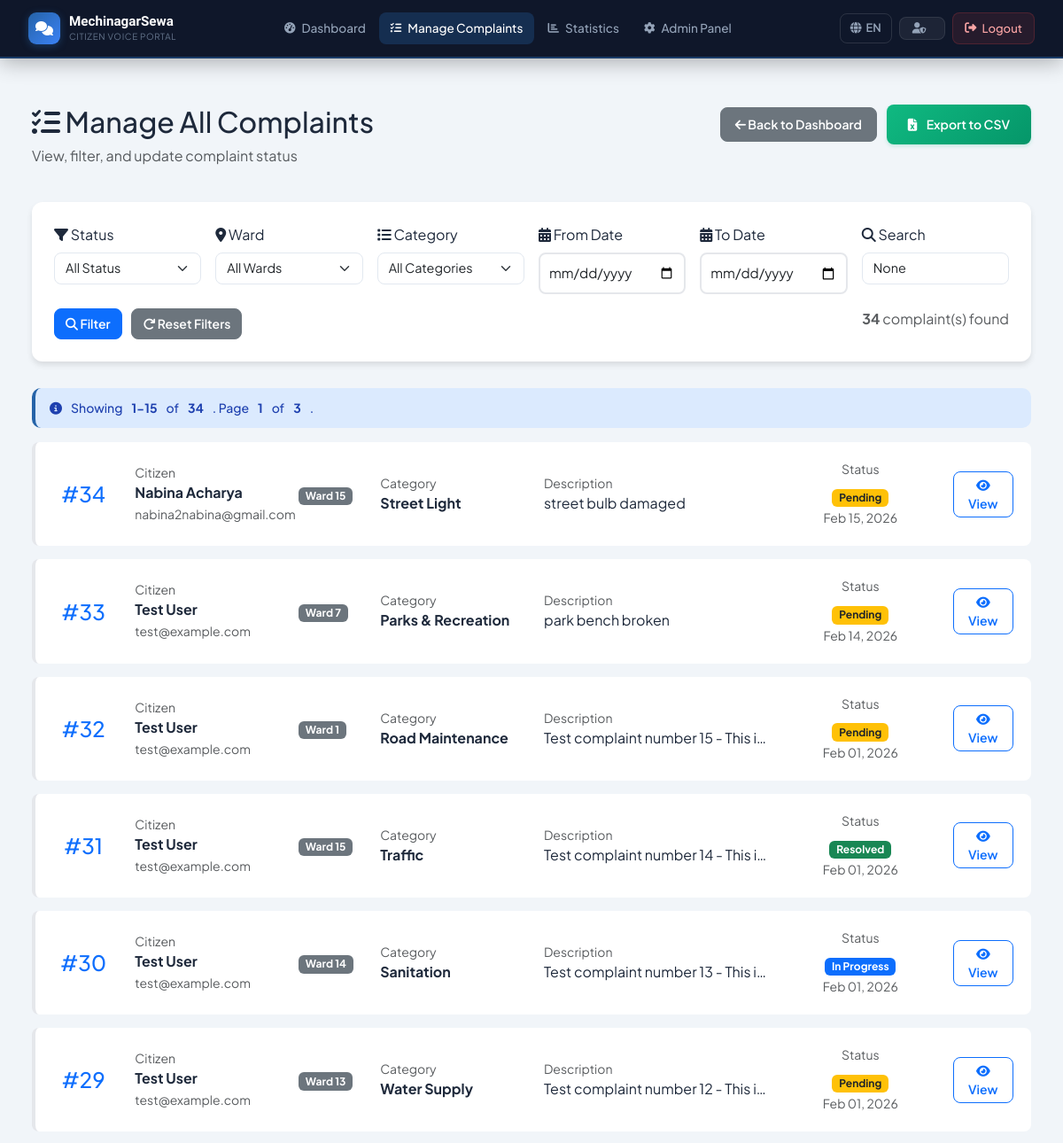
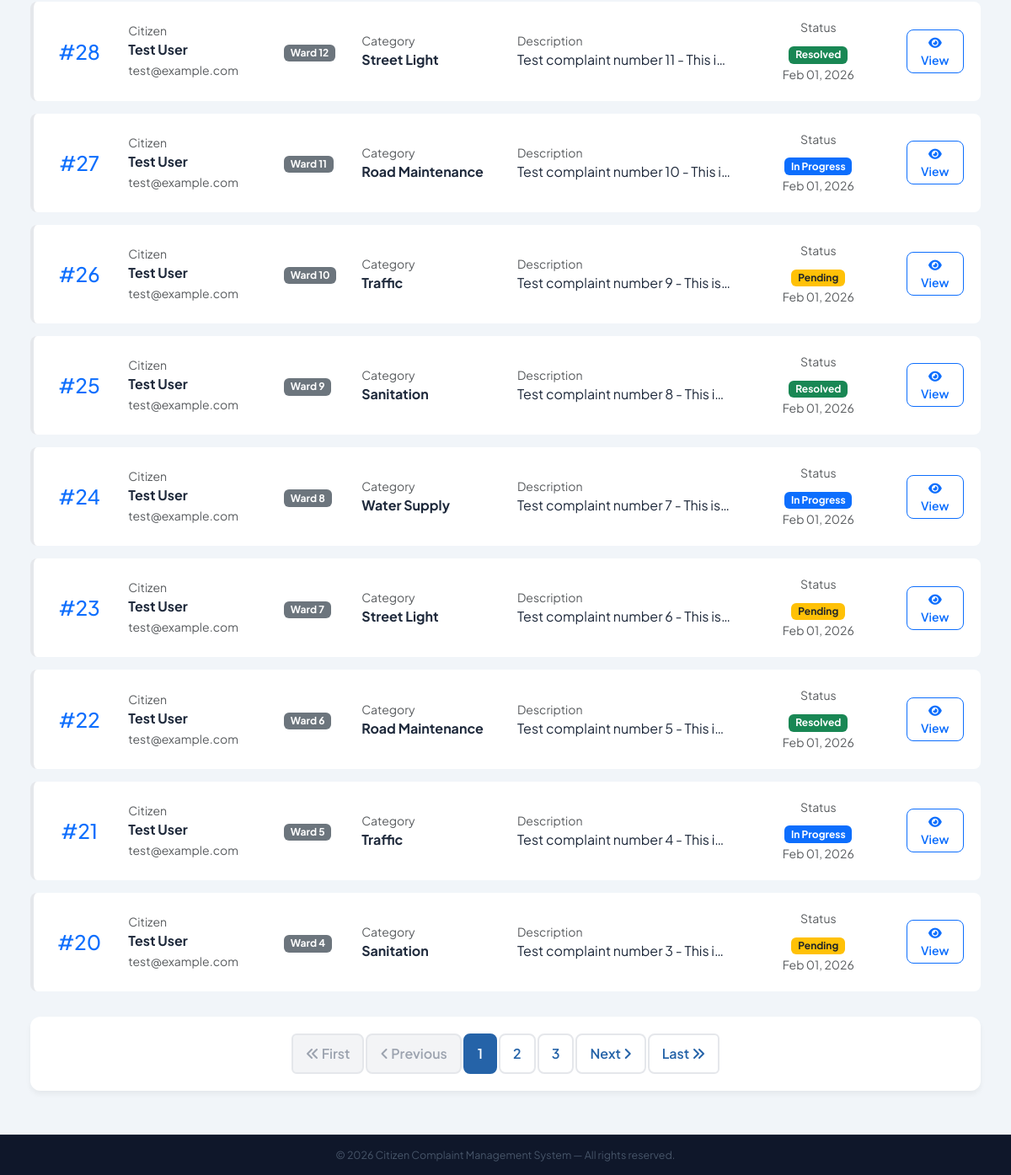
The page /complaints/admin/list/ (signed in) on the database its author committed (2 pictures, top to bottom).
### complaints/models.py (models this page shows, shortened)
class Complaint(models.Model):
    STATUS_CHOICES = [
        ('Pending', 'Pending'),
        ('In Progress', 'In Progress'),
        ('Resolved', 'Resolved'),
    ]
    CATEGORY_CHOICES = [
        ('Road Maintenance', 'Road Maintenance'),
        ('Street Light', 'Street Light'),
        ('Water Supply', 'Water Supply'),
        ('Sanitation', 'Sanitation'),
        ('Traffic', 'Traffic'),
        ('Parks', 'Parks & Recreation'),
        ('Other', 'Other'),
    ]
    PRIORITY_CHOICES = [
        ('Normal', 'Normal'),
        ('Urgent', 'Urgent'),
    ]
    WARD_CHOICES = [(str(i), f'Ward {i}') for i in range(1, 16)]
    user = models.ForeignKey(
        settings.AUTH_USER_MODEL,
        on_delete=models.CASCADE,
        related_name='complaints'
    )
    ward = models.CharField(
        max_length=2,
        choices=WARD_CHOICES,
        help_text="Select your ward number (1-15)"
    )
    category = models.CharField(max_length=100, choices=CATEGORY_CHOICES)
    description = models.TextField()
    image = models.ImageField(upload_to=complaint_image_path, blank=True, null=True)
    status = models.CharField(max_length=20, choices=STATUS_CHOICES, default='Pending')
    priority = models.CharField(
        max_length=10,
        choices=PRIORITY_CHOICES,
        default='Normal',
        help_text="Priority level - Auto-flagged as Urgent after 7 days"
    )
    created_at = models.DateTimeField(auto_now_add=True)
    updated_at = models.DateTimeField(auto_now=True)
    def save(self, *args, **kwargs):
        if self.pk and self.status != 'Resolved':
            days_old = (timezone.now() - self.created_at).days
            if days_old >= 7:
                self.priority = 'Urgent'
        super().save(*args, **kwargs)
    def update_priority(self):
        if self.status != 'Resolved':
            days_old = (timezone.now() - self.created_at).days
            if days_old >= 7 and self.priority != 'Urgent':
                self.priority = 'Urgent'
                self.save(update_fields=['priority'])
                return True
        return False
    class Meta:
        db_table = 'complaints'
        ordering = ['-created_at']
        verbose_name = 'Complaint'
        verbose_name_plural = 'Complaints'
        indexes = [
            models.Index(fields=['status', 'created_at']),
            models.Index(fields=['ward', 'status']),
            models.Index(fields=['priority', 'status']),
        ]

### accounts/models.py (models this page shows, shortened)
class User(AbstractUser):
    WARD_CHOICES = [(str(i), f'Ward {i}') for i in range(1, 16)]
    fullname = models.CharField(max_length=200)
    phone = models.CharField(max_length=20, blank=True, null=True)
    address = models.TextField(blank=True, null=True)
    ward = models.CharField(
        max_length=2,
        choices=WARD_CHOICES,
        blank=True,
        null=True,
        help_text="Your ward number (1-15)"
    )
    created_at = models.DateTimeField(auto_now_add=True)
    class Meta:
        db_table = 'users'

### complaints/admin_views.py (the view, shortened to what this page needs)
# urls.py: path('admin/list/', admin_views.admin_complaint_list, name='admin_complaint_list'),
@login_required
@user_passes_test(is_admin)
def admin_complaint_list(request):
    old_complaints = Complaint.objects.filter(
        status__in=['Pending', 'In Progress']
    )
    for complaint in old_complaints:
        complaint.update_priority()
    complaints_list = Complaint.objects.select_related('user').order_by('-created_at')
    status_filter = request.GET.get('status')
    if status_filter:
        complaints_list = complaints_list.filter(status=status_filter)
    ward_filter = request.GET.get('ward')
    if ward_filter:
        complaints_list = complaints_list.filter(ward=ward_filter)
    category_filter = request.GET.get('category')
    if category_filter:
        complaints_list = complaints_list.filter(category=category_filter)
    search = request.GET.get('search')
    if search:
        complaints_list = complaints_list.filter(
            Q(description__icontains=search) |
            Q(user__fullname__icontains=search) |
            Q(user__email__icontains=search)
        )
    from_date = request.GET.get('from_date')
    to_date = request.GET.get('to_date')
    if from_date:
        try:
            from_date_obj = datetime.strptime(from_date, '%Y-%m-%d')
            complaints_list = complaints_list.filter(created_at__gte=from_date_obj)
        except ValueError:
            messages.error(request, 'Invalid from date format.')
    paginator = Paginator(complaints_list, 15)  # 15 complaints per page
    page = request.GET.get('page')
    try:
        complaints = paginator.page(page)
    except PageNotAnInteger:
        complaints = paginator.page(1)
    except EmptyPage:
        complaints = paginator.page(paginator.num_pages)
    context = {
        'complaints': complaints,
        'status_filter': status_filter,
        'ward_filter': ward_filter,
        'category_filter': category_filter,
        'search': search,
        'from_date': from_date,
        'to_date': to_date,
        'paginator': paginator,
    }
    return render(request, 'complaints/admin_complaint_list.html', context)

### complaints/templates/complaints/admin_complaint_list.html (shortened to what this page needs)
{% extends 'base.html' %}
{% block content %}
<div class="container-fluid py-4">
    <div class="row mb-4">
        <div class="col-md-6">
            <h2>
                <i class="fas fa-tasks"></i> {{ t.manage_all_complaints }}
            </h2>
            <p class="text-muted">{{ t.view_filter_update }}</p>
        </div>
        <div class="col-md-6 text-end">
            <a href="{% url 'admin_dashboard' %}" class="btn btn-secondary btn-lg me-2">
                <i class="fas fa-arrow-left"></i> {{ t.back_to_dashboard }}
            </a>
            <a href="{% url 'export_complaints_csv' %}?"
               class="btn btn-export btn-lg">
                <i class="fas fa-file-excel"></i>
                {% if lang == 'ne' %}CSV मा निर्यात गर्नुहोस्{% else %}Export to CSV{% endif %}
            </a>
        </div>
    </div>
    <div class="filter-card">
        <form method="get" id="filterForm" class="row g-3">
            <div class="col-md-2">
                <label class="form-label"><i class="fas fa-filter"></i> {{ t.status }}</label>
                <select name="status" class="form-select" onchange="document.getElementById('filterForm').submit();">
                    <option value="">{{ t.all_status }}</option>
                </select>
            </div>
            <div class="col-md-2">
                <label class="form-label"><i class="fas fa-map-marker-alt"></i> {{ t.ward }}</label>
                <select name="ward" class="form-select" onchange="document.getElementById('filterForm').submit();">
                    <option value="">{{ t.all_wards }}</option>
                </select>
            </div>
            <div class="col-md-2">
                <label class="form-label"><i class="fas fa-list"></i> {{ t.category }}</label>
                <select name="category" class="form-select" onchange="document.getElementById('filterForm').submit();">
                    <option value="">{{ t.all_categories }}</option>
                </select>
            </div>
            <div class="col-md-2">
                <label class="form-label">
                    <i class="fas fa-calendar-alt"></i> {% if lang == 'ne' %}मिति देखि{% else %}From Date{% endif %}
                </label>
                <input type="date" name="from_date" class="form-control" value="{{ from_date }}" onchange="document.getElementById('filterForm').submit();">
            </div>
            <div class="col-md-2">
                <label class="form-label">
                    <i class="fas fa-calendar-alt"></i> {% if lang == 'ne' %}मिति सम्म{% else %}To Date{% endif %}
                </label>
                <input type="date" name="to_date" class="form-control" value="{{ to_date }}" onchange="document.getElementById('filterForm').submit();">
            </div>
            <div class="col-md-2">
                <label class="form-label"><i class="fas fa-search"></i> {{ t.search }}</label>
                <input type="text" name="search" class="form-control"
                       placeholder="{{ t.search_description }}"
                       value="{{ search }}">
            </div>
            <div class="col-12 mt-3">
                <div class="row">
                    <div class="col-md-6">
                        <button type="submit" class="btn btn-primary me-2">
                            <i class="fas fa-search"></i> {{ t.filter }}
                        </button>
                        <a href="{% url 'admin_complaint_list' %}" class="btn btn-secondary">
                            <i class="fas fa-redo"></i> {{ t.reset_filters }}
                        </a>
                    </div>
                    <div class="col-md-6 text-end">
                        <span class="text-muted">
                            <strong>{{ paginator.count }}</strong> {{ t.complaints_found }}
                        </span>
                    </div>
                </div>
            </div>
        </form>
    </div>
    {% if complaints %}
        <div class="alert alert-info">
            <i class="fas fa-info-circle"></i>
            {% if lang == 'ne' %}
                <strong>{{ complaints.start_index }}-{{ complaints.end_index }}</strong> of <strong>{{ paginator.count }}</strong> देखाउँदै।
                पृष्ठ <strong>{{ complaints.number }}</strong> of <strong>{{ paginator.num_pages }}</strong>।
            {% else %}
                Showing <strong>{{ complaints.start_index }}-{{ complaints.end_index }}</strong> of <strong>{{ paginator.count }}</strong>.
                Page <strong>{{ complaints.number }}</strong> of <strong>{{ paginator.num_pages }}</strong>.
            {% endif %}
        </div>
        {% for complaint in complaints %}
            <div class="complaint-row">
                <div class="row align-items-center">
                    <div class="col-md-1 text-center">
                        <h4 class="mb-0 text-primary">#{{ complaint.id }}</h4>
                    </div>
                    <div class="col-md-2">
                        <small class="text-muted d-block">{{ t.citizen }}</small>
                        <strong>{{ complaint.user.fullname }}</strong><br>
                        <small class="text-muted">{{ complaint.user.email }}</small>
                    </div>
                    <div class="col-md-1">
                        <span class="badge bg-secondary">{{ t.ward }} {{ complaint.ward }}</span>
                    </div>
                    <div class="col-md-2">
                        <small class="text-muted d-block">{{ t.category }}</small>
                        <strong>
                            {% if complaint.category == 'Road Maintenance' %}{{ t.road_maintenance }}
                            {% elif complaint.category == 'Street Light' %}{{ t.street_light }}
                            {% elif complaint.category == 'Water Supply' %}{{ t.water_supply }}
                            {% elif complaint.category == 'Sanitation' %}{{ t.sanitation }}
                            {% elif complaint.category == 'Traffic' %}{{ t.traffic }}
                            {% elif complaint.category == 'Parks' %}{{ t.parks }}
                            {% else %}{{ t.other }}{% endif %}
                        </strong>
                    </div>
                    <div class="col-md-3">
                        <small class="text-muted d-block">{{ t.description }}</small>
                        <p class="mb-0 text-truncate">{{ complaint.description|truncatewords:10 }}</p>
                    </div>
                    <div class="col-md-2 text-center">
                        <small class="text-muted d-block mb-2">{{ t.status }}</small>
                        {% if complaint.status == 'Pending' %}
                            <span class="badge bg-warning text-dark">{{ t.pending }}</span>
                        {% elif complaint.status == 'In Progress' %}
                            <span class="badge bg-primary">{{ t.in_progress }}</span>
                        {% else %}
                            <span class="badge bg-success">{{ t.resolved }}</span>
                        {% endif %}
                        <br>
                        <small class="text-muted">{{ complaint.created_at|date:"M d, Y" }}</small>
                    </div>
                    <div class="col-md-1">
                        <a href="/complaints/admin/detail/{{ complaint.id }}/" class="btn btn-sm btn-outline-primary w-100">
                            <i class="fas fa-eye"></i> {{ t.view }}
                        </a>
                    </div>
                </div>
            </div>
        {% endfor %}
        {% if paginator.num_pages > 1 %}
        <div class="pagination-container">
            <nav aria-label="Page navigation">
                <ul class="pagination">
                    {% if complaints.has_previous %}
                        <li class="page-item">
                            <a class="page-link" href="?page=1{% if status_filter %}&status={{ status_filter }}{% endif %}{% if ward_filter %}&ward={{ ward_filter }}{% endif %}{% if category_filter %}&category={{ category_filter }}{% endif %}{% if search %}&search={{ search }}{% endif %}{% if from_date %}&from_date={{ from_date }}{% endif %}{% if to_date %}&to_date={{ to_date }}{% endif %}">
                                <i class="fas fa-angle-double-left"></i> {% if lang == 'ne' %}पहिलो{% else %}First{% endif %}
                            </a>
                        </li>
                        <li class="page-item">
                            <a class="page-link" href="?page={{ complaints.previous_page_number }}{% if status_filter %}&status={{ status_filter }}{% endif %}{% if ward_filter %}&ward={{ ward_filter }}{% endif %}{% if category_filter %}&category={{ category_filter }}{% endif %}{% if search %}&search={{ search }}{% endif %}{% if from_date %}&from_date={{ from_date }}{% endif %}{% if to_date %}&to_date={{ to_date }}{% endif %}">
                                <i class="fas fa-angle-left"></i> {% if lang == 'ne' %}अघिल्लो{% else %}Previous{% endif %}
                            </a>
                        </li>
                    {% else %}
                        <li class="page-item disabled">
                            <span class="page-link"><i class="fas fa-angle-double-left"></i> {% if lang == 'ne' %}पहिलो{% else %}First{% endif %}</span>
                        </li>
                        <li class="page-item disabled">
                            <span class="page-link"><i class="fas fa-angle-left"></i> {% if lang == 'ne' %}अघिल्लो{% else %}Previous{% endif %}</span>
                        </li>
                    {% endif %}
                    {% for num in paginator.page_range %}
                        {% if num == complaints.number %}
                            <li class="page-item active"><span class="page-link">{{ num }}</span></li>
                        {% elif num > complaints.number|add:'-3' and num < complaints.number|add:'3' %}
                            <li class="page-item">
                                <a class="page-link" href="?page={{ num }}">{{ num }}</a>
                            </li>
                        {% endif %}
                    {% endfor %}
                    {% if complaints.has_next %}
                        <li class="page-item">
                            <a class="page-link" href="?page={{ complaints.next_page_number }}">
                                {% if lang == 'ne' %}अर्को{% else %}Next{% endif %} <i class="fas fa-angle-right"></i>
                            </a>
                        </li>
                        <li class="page-item">
                            <a class="page-link" href="?page={{ paginator.num_pages }}">
                                {% if lang == 'ne' %}अन्तिम{% else %}Last{% endif %} <i class="fas fa-angle-double-right"></i>
                            </a>
                        </li>
                    {% endif %}
                </ul>
            </nav>
        </div>
        {% endif %}
    {% endif %}
</div>
{% endblock %}

### rows shown on the page
Complaint: id "34", citizen "Citizen", user.fullname "Nabina Acharya", user.email "nabina2nabina@gmail.com", ward "Ward", ward "15", category "Category", street_light "Street Light", description "Description", description "street bulb damaged", status "Status", pending "Pending", created_at "Feb 15, 2026", view "View"
Complaint: id "33", citizen "Citizen", user.fullname "Test User", user.email "test@example.com", ward "Ward", ward "7", category "Category", parks "Parks & Recreation", description "Description", description "park bench broken", status "Status", pending "Pending", created_at "Feb 14, 2026", view "View"
Complaint: id "32", citizen "Citizen", user.fullname "Test User", user.email "test@example.com", ward "Ward", ward "1", category "Category", road_maintenance "Road Maintenance", description "Description", description "Test complaint number 15 - This i…", status "Status", pending "Pending", created_at "Feb 01, 2026", view "View"
Complaint: id "31", citizen "Citizen", user.fullname "Test User", user.email "test@example.com", ward "Ward", ward "15", category "Category", traffic "Traffic", description "Description", description "Test complaint number 14 - This i…", status "Status", resolved "Resolved", created_at "Feb 01, 2026", view "View"
Complaint: id "30", citizen "Citizen", user.fullname "Test User", user.email "test@example.com", ward "Ward", ward "14", category "Category", sanitation "Sanitation", description "Description", description "Test complaint number 13 - This i…", status "Status", in_progress "In Progress", created_at "Feb 01, 2026", view "View"
Complaint: id "29", citizen "Citizen", user.fullname "Test User", user.email "test@example.com", ward "Ward", ward "13", category "Category", water_supply "Water Supply", description "Description", description "Test complaint number 12 - This i…", status "Status", pending "Pending", created_at "Feb 01, 2026", view "View"
Complaint: id "28", citizen "Citizen", user.fullname "Test User", user.email "test@example.com", ward "Ward", ward "12", category "Category", street_light "Street Light", description "Description", description "Test complaint number 11 - This i…", status "Status", resolved "Resolved", created_at "Feb 01, 2026", view "View"
Complaint: id "27", citizen "Citizen", user.fullname "Test User", user.email "test@example.com", ward "Ward", ward "11", category "Category", road_maintenance "Road Maintenance", description "Description", description "Test complaint number 10 - This i…", status "Status", in_progress "In Progress", created_at "Feb 01, 2026", view "View"
Complaint: id "26", citizen "Citizen", user.fullname "Test User", user.email "test@example.com", ward "Ward", ward "10", category "Category", traffic "Traffic", description "Description", description "Test complaint number 9 - This i…", status "Status", pending "Pending", created_at "Feb 01, 2026", view "View"
Complaint: id "25", citizen "Citizen", user.fullname "Test User", user.email "test@example.com", ward "Ward", ward "9", category "Category", sanitation "Sanitation", description "Description", description "Test complaint number 8 - This i…", status "Status", resolved "Resolved", created_at "Feb 01, 2026", view "View"
Complaint: id "24", citizen "Citizen", user.fullname "Test User", user.email "test@example.com", ward "Ward", ward "8", category "Category", water_supply "Water Supply", description "Description", description "Test complaint number 7 - This is…", status "Status", in_progress "In Progress", created_at "Feb 01, 2026", view "View"
Complaint: id "23", citizen "Citizen", user.fullname "Test User", user.email "test@example.com", ward "Ward", ward "7", category "Category", street_light "Street Light", description "Description", description "Test complaint number 6 - This i…", status "Status", pending "Pending", created_at "Feb 01, 2026", view "View"
Complaint: id "22", citizen "Citizen", user.fullname "Test User", user.email "test@example.com", ward "Ward", ward "6", category "Category", road_maintenance "Road Maintenance", description "Description", description "Test complaint number 5 - This i…", status "Status", resolved "Resolved", created_at "Feb 01, 2026", view "View"
Complaint: id "21", citizen "Citizen", user.fullname "Test User", user.email "test@example.com", ward "Ward", ward "5", category "Category", traffic "Traffic", description "Description", description "Test complaint number 4 - This i…", status "Status", in_progress "In Progress", created_at "Feb 01, 2026", view "View"
Complaint: id "20", citizen "Citizen", user.fullname "Test User", user.email "test@example.com", ward "Ward", ward "4", category "Category", sanitation "Sanitation", description "Description", description "Test complaint number 3 - This i…", status "Status", pending "Pending", created_at "Feb 01, 2026", view "View"

### other values the page prints
{{ t.dashboard }} "Dashboard"
{{ t.manage_complaints }} "Manage Complaints"
{{ t.statistics }} "Statistics"
{{ t.admin_panel }} "Admin Panel"
{{ t.logout }} "Logout"
{{ t.manage_all_complaints }} "Manage All Complaints"
{{ t.view_filter_update }} "View, filter, and update complaint status"
{{ t.back_to_dashboard }} "Back to Dashboard"
{{ t.status }} "Status"
{{ t.ward }} "Ward"
{{ t.category }} "Category"
{{ t.search }} "Search"
{{ t.filter }} "Filter"
{{ t.reset_filters }} "Reset Filters"
{{ paginator.count }} "34"
